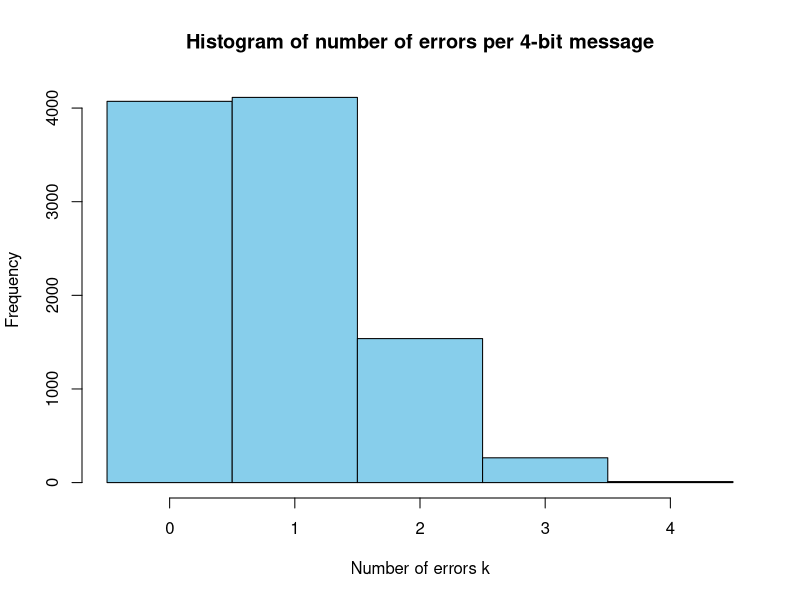
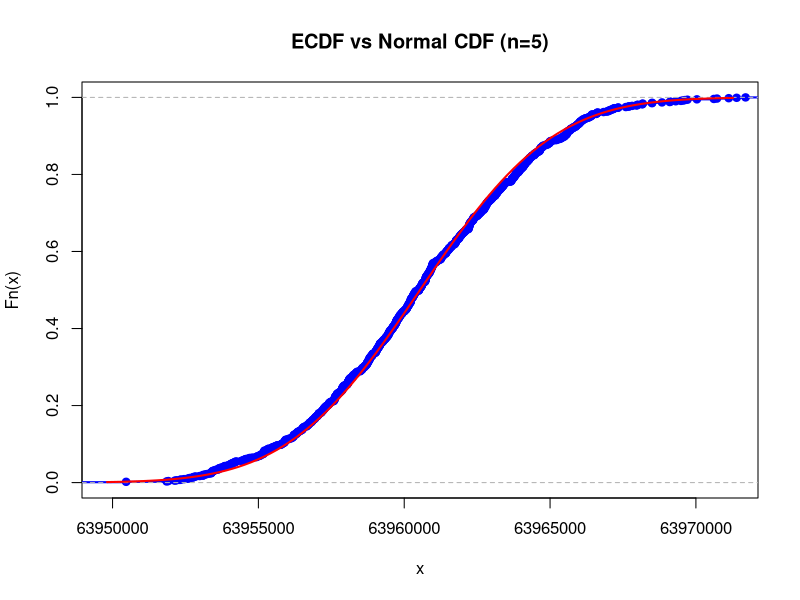
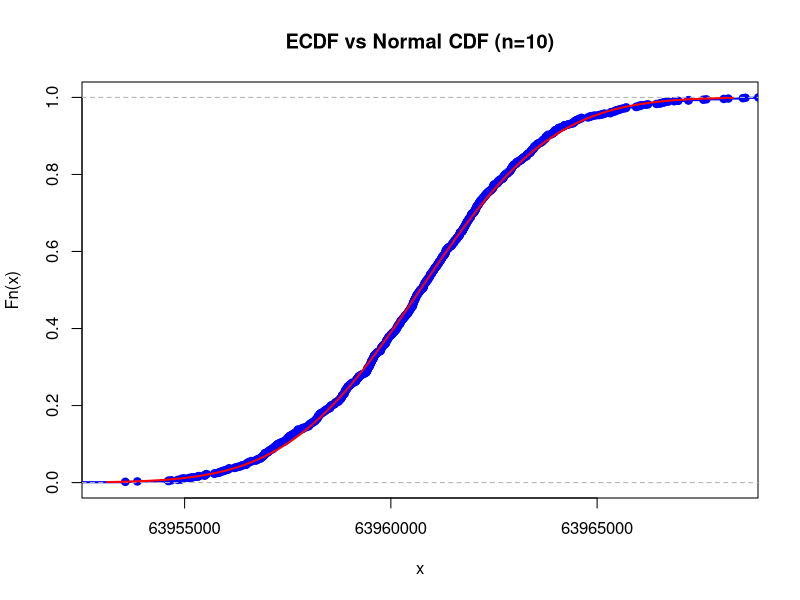
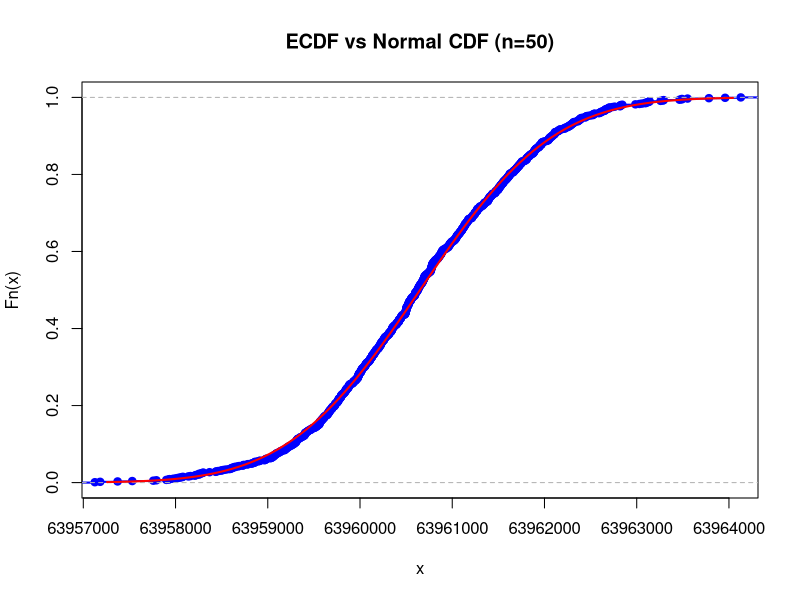
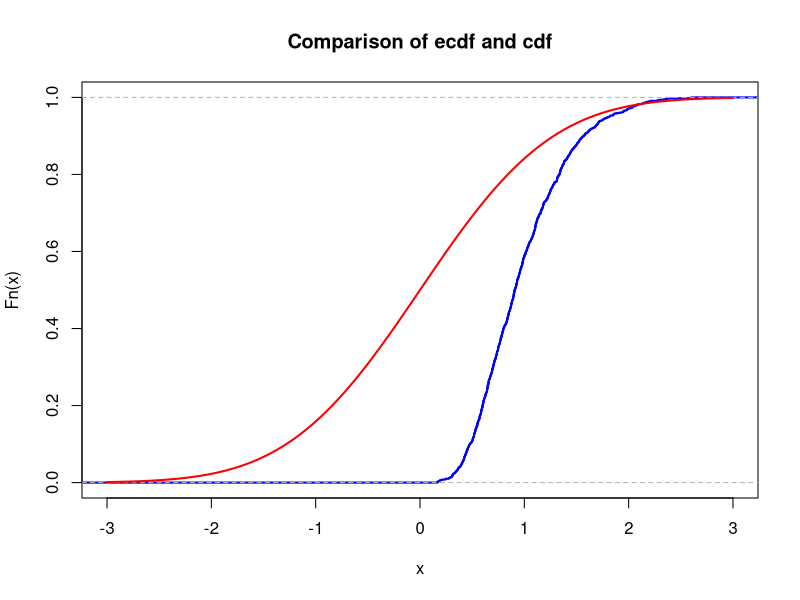
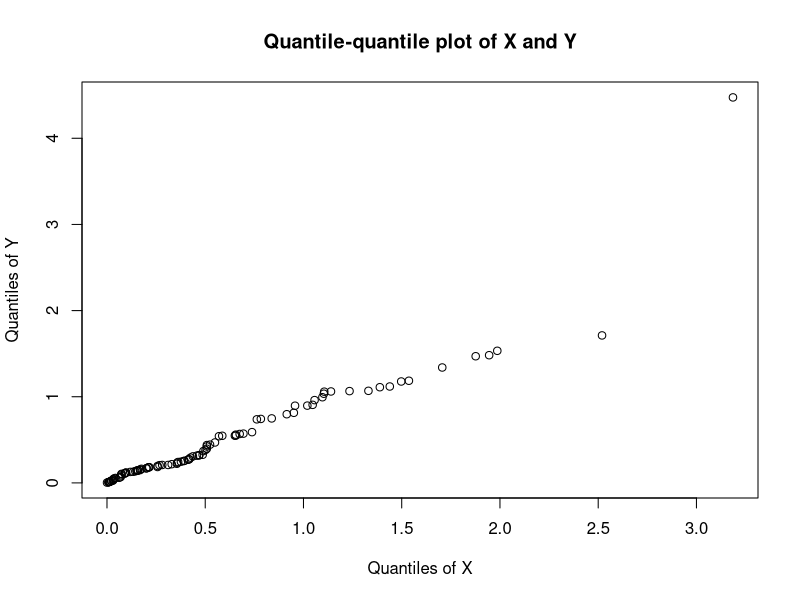
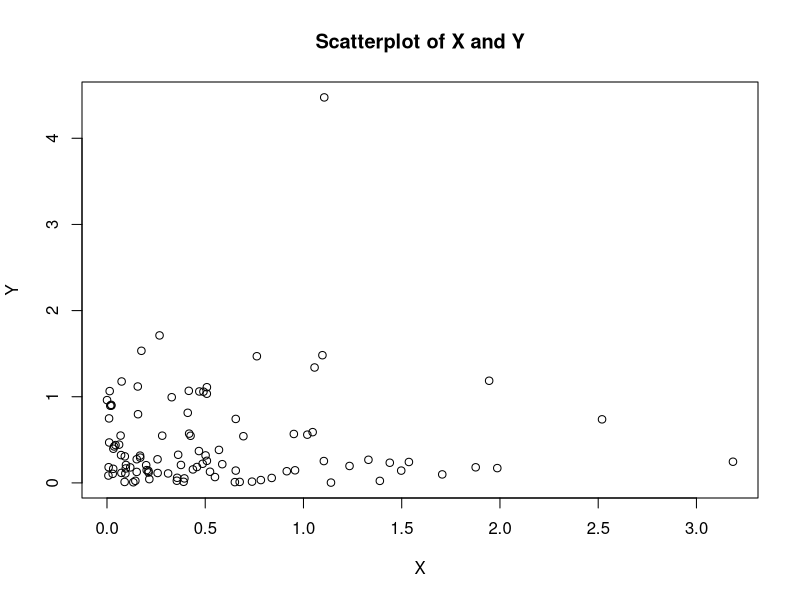
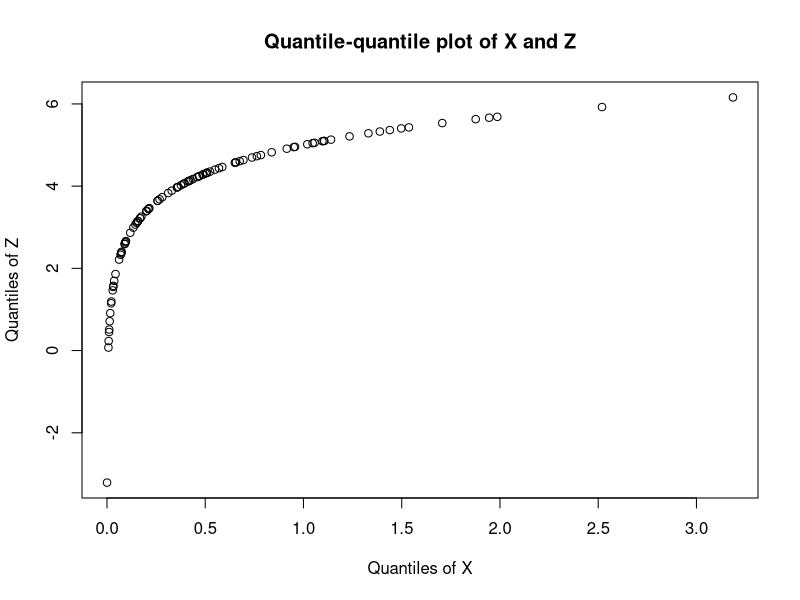

These figures' R source, in order:
## ---- chunk 1
id <- 20

set.seed(id)
N = 10000
p <- id / 100
# matrices G and H
G <- matrix(c(1, 1, 1, 0, 0, 0, 0,
  1, 0, 0, 1, 1, 0, 0,
  0, 1, 0, 1, 0, 1, 0,
  1, 1, 0, 1, 0, 0, 1), nrow = 4, byrow = TRUE)
H <- t(matrix(c(1, 0, 1, 0, 1, 0, 1,
  0, 1, 1, 0, 0, 1, 1,
  0, 0, 0, 1, 1, 1, 1), nrow = 3, byrow = TRUE))
 cat("The matrix G is: \n")
G
cat("The matrix H is: \n")
H
cat("The product GH must be zero: \n")
(G%*%H) %%2

encode_message <- function(m, G){
  as.vector((m %*% G) %% 2)
}

syndrome <- function(r) {
  as.vector((matrix(r, nrow=1) %*% H) %% 2)    #transform vector r (7-bit encoded word) into a matrix 1x7
}                                              #then multiplies matrix and H to get a syndrome. if z = (0, 0, 0),
                                               #then message is transmitted correctly, but if no, there will 1 on the position of a mistake

correction <- function(r) {
  z <- syndrome(r)         # calculate the syndrome
  pos <- z[1] + 2 * z[2] + 4 * z[3]    #define the position of the error
  if (pos != 0) {
    r[pos] <- (r[pos] + 1) %% 2  # change bit if incorrect
  }
  return(r)
}

decode <- function(r) {
  return(c(r[3], r[5], r[6], r[7]))     # to decode take only informational bits
}

success <- numeric(N)     # resulting vector
## ---- chunk 2
# generate N messages

message_generator <- function(N) {
  matrix(sample(c(0, 1), 4 * N, replace = TRUE), nrow = N)
}
messages <- message_generator(10000)
codewords <- (messages %*% G) %% 2
## ---- chunk 3
errors <- matrix(rbinom(N * 7, 1, p), nrow = N)

received <- (codewords + errors) %% 2 # matrix of incorreclty recieved messages
## ---- chunk 4
corrected <- t(apply(received, 1, correction))
decoded <- t(apply(corrected, 1, decode))

success <- apply(decoded == messages, 1, all)

hat_p <- mean(success) # empirical (real)
p_star <- (1 - p)^7 + 7 * p * (1 - p)^6 # theoretical
cat("Simulation hat_p =", hat_p, "\n")
cat("Theoretical p* =", p_star, "\n")

## ---- chunk 5
N_new <- ceiling(1.96 * 1.96 * p_star * (1 - p_star)) / (0.03 * 0.03)
cat("Required N for epsilon <= 0.03:", N_new, "\n")
SE <- sqrt(hat_p * (1 - hat_p) / N_new)
eps <- 1.96 * SE # 1.96 is z-value for 95% probability
cat("Half-length of 95% confidence interval: ", eps, "\n")

## ---- chunk 6
num_errors <- rbinom(N, size = 4, prob = p)

hist(num_errors, breaks = -0.5:4.5, col = "skyblue",
     main = "Histogram of number of errors per 4-bit message",
     xlab = "Number of errors k", ylab = "Frequency")
## ---- chunk 7
M <- 137                      # atomic mass of Cesium-137
m <- id * 1e-6                # mass of each sample in grams
Na <- 6e23                    # Avogadro constant
N <- Na * m / M

T <- 30.1 * 365 * 24 * 3600   # half-life period in seconds
lambda <- log(2) / T

mu <- N * lambda
K <- 1e3
## ---- chunk 8
for(n in c(5, 10, 50)) {
  sample_means <- colMeans(matrix(rpois(n*K, lambda = mu), nrow=n))
  
  mu_i <- mean(sample_means)
  sigma <- sqrt(mu_i/n)      # mu_i = Var(Xi)
  
  # ECDF
  xlims <- c(mu_i-3*sigma,mu_i+3*sigma)
  Fs <- ecdf(sample_means)
  plot(Fs,
       xlim = xlims,
       ylim = c(0,1),
       col = "blue",
       lwd = 2,
       main=paste("ECDF vs Normal CDF (n=", n, ")", sep=""))
  curve(pnorm(x, mean = mu_i, sd = sigma), col = "red", lwd = 2, add = TRUE)
  max_difference <- max(abs(Fs(sample_means) - pnorm(sample_means, mean = mu_i, sd = sqrt(mu_i/n))))
  cat("n =", n, "- Max difference =", max_difference, "\n")
}
## ---- chunk 9
n <- 1
critical <- 8e8
prob_level <- 0.95

repeat {
  lambda_sum <- n * mu
  sums <- rpois(K, lambda = lambda_sum)

  emp_prob <- mean(sums < critical)
  
  cat("n =", n, "-> P(Sum < 8e8) =", emp_prob, "\n")
  
  if (emp_prob < prob_level) break
  n <- n + 1
}
cat("--------------------------------------------------\n")
n <- n -1
cat("The largest possible value of n is:", n, "\n")
## ---- chunk 10
cat("--- Theoretical bounds for n ---\n")

# --- Initial constants ---
# Ensure that 'mu', 'critical', and 'prob_level' 
# were defined in previous code chunks.

prob_failure <- 1 - prob_level # 0.05

cat(paste("μ (mu) =", mu, "\n"))
cat(paste("C (critical) =", critical, "\n"))
cat(paste("P(failure) =", prob_failure, "\n"))

# --- 1. Markov's Inequality ---
# P(S_n >= C) <= E[S_n] / C
# We require that P(S_n >= C) <= 0.05
# (n * mu) / C <= 0.05
# n <= (0.05 * C) / mu

n_markov <- floor((prob_failure * critical) / mu)
cat("Markov Bound: n <=", n_markov, "\n")


# --- Define coefficients for the quadratic equation ---
# Both methods (CLT and Chernoff-Gaussian) reduce to solving
# the quadratic equation a*y^2 + b*y + c <= 0, where y = sqrt(n).
# a = mu
# c = -critical
# 'b' differs for each method.

a_quad <- mu
c_quad <- -critical


# --- 2. Central Limit Theorem (CLT) ---
# (mu)*y^2 + (q_clt*sqrt(mu))*y - C <= 0
# q_clt is the 0.95 quantile for N(0,1)

q_clt <- qnorm(prob_level) # approx 1.645
b_clt <- q_clt * sqrt(mu)

# Find the roots
roots_clt <- c(
  (-b_clt + sqrt(b_clt^2 - 4*a_quad*c_quad)) / (2*a_quad),
  (-b_clt - sqrt(b_clt^2 - 4*a_quad*c_quad)) / (2*a_quad)
)

# We need the positive root y
y_max_clt <- max(roots_clt)
n_clt <- floor(y_max_clt^2)
cat("CLT Bound: n <=", n_clt, "\n")


# --- 3. Chernoff Bound (for Gaussian tail) ---
# P(Z >= k) <= exp(-k^2 / 2)
# We seek k such that exp(-k^2 / 2) <= 0.05
# k >= sqrt(-2 * log(0.05))

q_chernoff <- sqrt(-2 * log(prob_failure)) # approx 2.448

# Use the same quadratic equation, but with q_chernoff
b_chernoff <- q_chernoff * sqrt(mu)

roots_chernoff <- c(
  (-b_chernoff + sqrt(b_chernoff^2 - 4*a_quad*c_quad)) / (2*a_quad),
  (-b_chernoff - sqrt(b_chernoff^2 - 4*a_quad*c_quad)) / (2*a_quad)
)

y_max_chernoff <- max(roots_chernoff)
n_chernoff <- floor(y_max_chernoff^2)
cat("Chernoff-Gaussian Bound: n <=", n_chernoff, "\n")
## ---- chunk 11
nu1 <- 1  # change this!
K <- 1e3
n <- 5
sample_means <- colMeans(matrix(rexp(n*K, rate = nu1), nrow=n))
## ---- chunk 12
mu <- 0       # change this!
sigma <- 1    # change this!
## ---- chunk 13
xlims <- c(mu-3*sigma,mu+3*sigma)
Fs <- ecdf(sample_means)
plot(Fs,
     xlim = xlims,
     col = "blue",
     lwd = 2,
     main = "Comparison of ecdf and cdf")
curve(pnorm(x, mean = mu, sd = sigma), col = "red", lwd = 2, add = TRUE)
## ---- chunk 14
mu <- 20
sigma <- sqrt(47)
N <- 100

X <- rnorm(N, mean = mu, sd = sigma)

Y <- 1 / X

X_bar <- mean(X)
Y_bar <- mean(Y)
one_over_X_bar <- 1 / X_bar

cat("X_bar:", X_bar, "\n")
cat("1/X̄:", one_over_X_bar, "\n")
cat("Ȳ", Y_bar, "\n")
cat("Difference (Ȳ - 1/X̄):", Y_bar - one_over_X_bar, "\n")

## ---- chunk 15
set.seed(20)
lambda <- 2
X <- rexp(N, rate = lambda)
Y <- rexp(N, rate = lambda)

Z <- log(X) + 5

qqplot(X, Y, main = "Quantile-quantile plot of X and Y", xlab = "Quantiles of X", ylab = "Quantiles of Y")
plot(X, Y, main="Scatterplot of X and Y", xlab = "X", ylab = "Y")

## ---- chunk 16
set.seed(20)
lambda <- 2
X <- rexp(N, rate = lambda)
Y <- rexp(N, rate = lambda)

Z <- log(X) + 5

qqplot(X, Z, main = "Quantile-quantile plot of X and Z", xlab = "Quantiles of X", ylab = "Quantiles of Z")
plot(X, Z, main="Scatterplot of X and Z", xlab = "X", ylab = "Z")
## ---- chunk 17
    # Theoretical
    # E(X) = np = 1.5
    # Var(X) = np(1 - p) = 0.75

    # Simulation
    n_sim <- 100
    n_trials <- 3
    p_success <- 0.5

    x <- rbinom(n_sim, n_trials, p_success)

    x_bar <- mean(x)
    s2_x <- var(x)

    # Comment on results
    # The sample mean and sample variance (from the simulation) are
    # close to the theoretical values. They will not be identical due
    # to sample randomness, with small number of simulations (n = 100)

    cat("--- Results for X ---\n")
    cat("Theoretical E[X]:", 1.5, "\n")
    cat("Sample Mean (x_bar):", x_bar, "\n\n")

    cat("Theoretical Var(X):", 0.75, "\n")
    cat("Sample Variance (s2_x):", s2_x, "\n")
## ---- chunk 18
    # Theoretical
    # E(X) = 0.5 * np - 1 = -0.25
    # Var(X) = 0.5 ^ 2 * np(1 - p) = 0.1875

    # Simulation
    y <- 0.5 * x - 1

    y_bar <- mean(y)
    s2_y <- var(y)

    # Comment on results
    # Negative expected value E[Y]=−0.25 means the game is unfavorable for the friend.
    # On average, the friend will lose £0.25 each time they play this game

    cat("\n--- Results for Y ---\n")
    cat("Theoretical E[Y]:", -0.25, "\n")
    cat("Sample Mean (y_bar):", y_bar, "\n\n")

    cat("Theoretical Var(Y):", 0.1875, "\n")
    cat("Sample Variance (s2_y):", s2_y, "\n")
